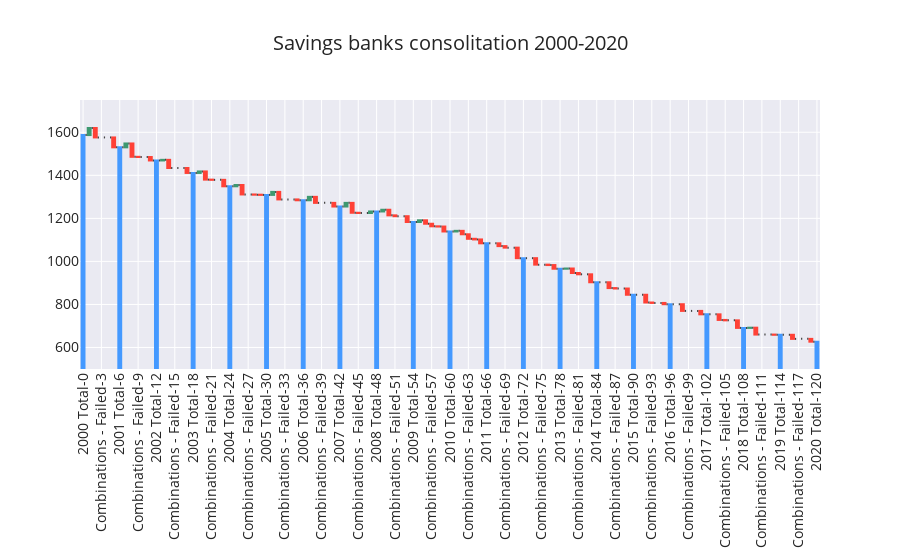

The cell this chart's notebook holds for it:
### Code cell
fig = go.Figure(go.Waterfall(measure=measure,
                            x=x,
                            y=y,
                            #text=text,
                            textposition='outside'
                            ))

fig.update_layout(title="Savings banks consolitation 2000-2020",
                  title_font_size=20,
                  font_size=14,
                  #plot_bgcolor='rgba(0,0,0,0)',
                  xaxis = go.layout.XAxis(tickangle = 270)
                 )
fig.update_yaxes(range=[500, 1750])

fig.show()

### Figure 1 — Plotly figure (JSON) as saved in the notebook; plotly's stock layout.template omitted (floating-point values rounded to 4 significant figures)
{"data": [{"measure": ["absolute", "relative", "relative", "relative", "relative", "relative", "total", "relative", "relative", "relative", "relative", "relative", "total", "relative", "relative", "relative", "relative", "relative", "total", "relative", "relative", "relative", "relative", "relative", "total", "relative", "relative", "relative", "relative", "relative", "total", "relative", "relative", "relative", "relative", "relative", "total", "relative", "relative", "relative", "relative", "relative", "total", "relative", "relative", "relative", "relative", "relative", "total", "relative", "relative", "relative", "relative", "relative", "total", "relative", "relative", "relative", "relative", "relative", "total", "relative", "relative", "relative", "relative", "relative", "total", "relative", "relative", "relative", "relative", "relative", "total", "relative", "relative", "relative", "relative", "relative", "total", "relative", "relative", "relative", "relative", "relative", "total", "relative", "relative", "relative", "relative", "relative", "total", "relative", "relative", "relative", "relative", "relative", "total", "relative", "relative", "relative", "relative", "relative", "total", "relative", "relative", "relative", "relative", "relative", "total", "relative", "relative", "relative", "relative", "relative", "total", "relative", "relative", "relative", "relative", "relative", "total"], "textposition": "outside", "type": "waterfall", "x": ["2000 Total-0", "New Institutions-1", "Combinations-2", "Combinations - Failed-3", "Liquidations-4", "Adjustments-5", "2001 Total-6", "New Institutions-7", "Combinations-8", "Combinations - Failed-9", "Liquidations-10", "Adjustments-11", "2002 Total-12", "New Institutions-13", "Combinations-14", "Combinations - Failed-15", "Liquidations-16", "Adjustments-17", "2003 Total-18", "New Institutions-19", "Combinations-20", "Combinations - Failed-21", "Liquidations-22", "Adjustments-23", "2004 Total-24", "New Institutions-25", "Combinations-26", "Combinations - Failed-27", "Liquidations-28", "Adjustments-29", "2005 Total-30", "New Institutions-31", "Combinations-32", "Combinations - Failed-33", "Liquidations-34", "Adjustments-35", "2006 Total-36", "New Institutions-37", "Combinations-38", "Combinations - Failed-39", "Liquidations-40", "Adjustments-41", "2007 Total-42", "New Institutions-43", "Combinations-44", "Combinations - Failed-45", "Liquidations-46", "Adjustments-47", "2008 Total-48", "New Institutions-49", "Combinations-50", "Combinations - Failed-51", "Liquidations-52", "Adjustments-53", "2009 Total-54", "New Institutions-55", "Combinations-56", "Combinations - Failed-57", "Liquidations-58", "Adjustments-59", "2010 Total-60", "New Institutions-61", "Combinations-62", "Combinations - Failed-63", "Liquidations-64", "Adjustments-65", "2011 Total-66", "New Institutions-67", "Combinations-68", "Combinations - Failed-69", "Liquidations-70", "Adjustments-71", "2012 Total-72", "New Institutions-73", "Combinations-74", "Combinations - Failed-75", "Liquidations-76", "Adjustments-77", "2013 Total-78", "New Institutions-79", "Combinations-80", "Combinations - Failed-81", "Liquidations-82", "Adjustments-83", "2014 Total-84", "New Institutions-85", "Combinations-86", "Combinations - Failed-87", "Liquidations-88", "Adjustments-89", "2015 Total-90", "New Institutions-91", "Combinations-92", "Combinations - Failed-93", "Liquidations-94", "Adjustments-95", "2016 Total-96", "New Institutions-97", "Combinations-98", "Combinations - Failed-99", "Liquidations-100", "Adjustments-101", "2017 Total-102", "New Institutions-103", "Combinations-104", "Combinations - Failed-105", "Liquidations-106", "Adjustments-107", "2018 Total-108", "New Institutions-109", "Combinations-110", "Combinations - Failed-111", "Liquidations-112", "Adjustments-113", "2019 Total-114", "New Institutions-115", "Combinations-116", "Combinations - Failed-117", "Liquidations-118", "Adjustments-119", "2020 Total-120"], "y": [1587, 33, -44, 0, 0, -46, 0, 18, -62, -1, 0, -16, 0, 3, -38, 0, 0, -23, 0, 7, -38, -1, 0, -30, 0, 6, -44, 0, -1, -1, 0, 14, -35, 0, 0, -4, 0, 16, -28, 0, 0, -17, 0, 17, -46, -1, 0, 7, 0, 8, -26, -4, 0, -27, 0, 8, -16, -12, -1, -23, 0, 3, -16, -21, -3, -18, 0, 0, -13, -7, 0, -49, 0, 0, -30, 0, -2, -17, 0, 1, -21, -6, 0, -37, 0, 0, -27, -2, 0, -29, 0, 0, -36, -2, 0, -6, 0, 0, -31, 0, 0, -16, 0, 0, -26, -2, 0, -35, 0, 1, -32, 0, 0, -1, 0, 0, -19, 0, 0, -13, 0]}], "layout": {"font": {"size": 14}, "title": {"font": {"size": 20}, "text": "Savings banks consolitation 2000-2020"}, "xaxis": {"tickangle": -90}, "yaxis": {"range": [500, 1750]}}}
